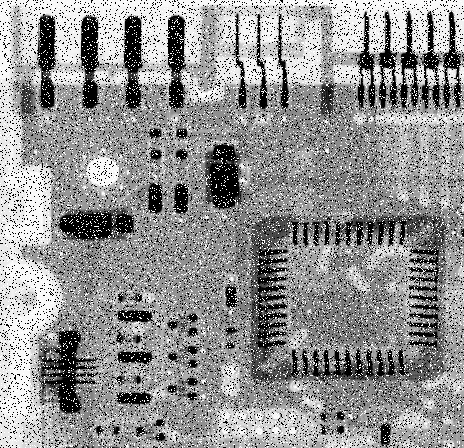
#> input picture vjezba4/circuitboard-saltandpep.tif, 464 x 448 px
$ python zadatak3.py
#> lines starting #> are read from the running program, lines starting #| are printed output that depends on the picture
# Na proizvodnoj liniji kamera slika tiskane pločice. Na navedenim pločicama kontrolira se kvaliteta lema komponenti. Zbog problema s analogno digitalnom pretvorbom došlo je do šuma na slici. Iz naveden slike potrebno je dobiti rubove prikazane primjerom kako bi se obavila daljina kontrola lema.

import cv2 as cv
from os.path import dirname

image = cv.imread(cv.samples.findFile(dirname(__file__) + "/circuitboard-saltandpep.tif"))
#> image is the input picture: shape (448, 464, 3); min 0, max 255, mean 146.2
circuitBoard = cv.cvtColor(image, cv.COLOR_BGR2GRAY)
cv.namedWindow('Circuit board edges')

img_blur = cv.blur(circuitBoard, (3,3))
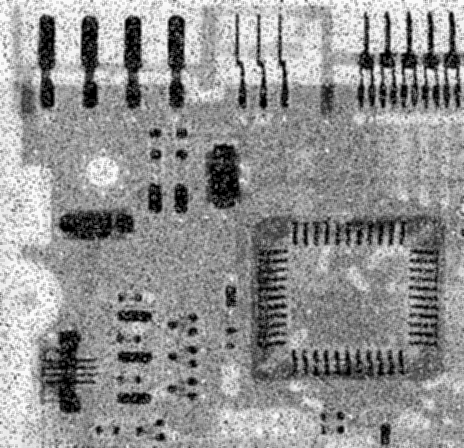
#> img_blur: shape (448, 464); min 0, max 253, mean 146.2
detected_edges = cv.Canny(img_blur, 100, 100, 5)
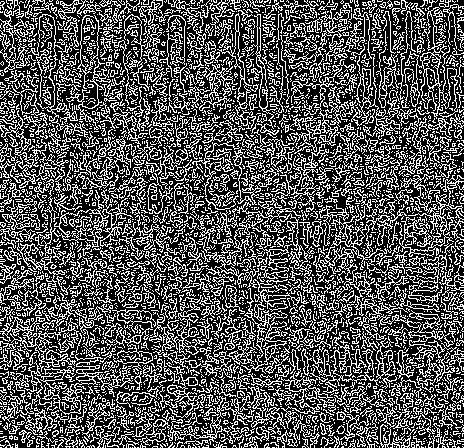
#> detected_edges: shape (448, 464); 33.4% white in thin lines or dots
mask = detected_edges != 0
#> mask: shape (448, 464) bool; 33.4% white in thin lines or dots
dst = image * (mask[:,:,None].astype(image.dtype))
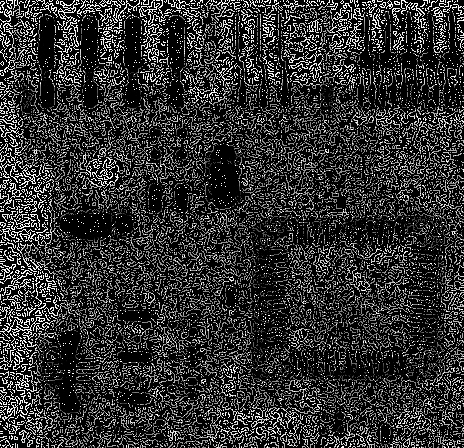
#> dst: shape (448, 464, 3); min 0, max 255, mean 49.7

cv.imshow('Circuit board edges', dst)
cv.waitKey()

$ run again, with vjezba4/floor.jpg saved as vjezba4/circuitboard-saltandpep.tif
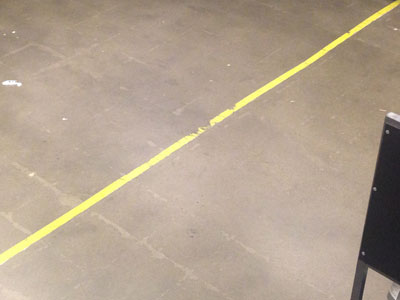
#> input picture vjezba4/floor.jpg, 400 x 300 px
#> image is the input picture: shape (300, 400, 3); mean B, G, R 143.9, 162, 178.8
#> `detected_edges = cv.Canny(img_blur, 100, 100, 5)`:
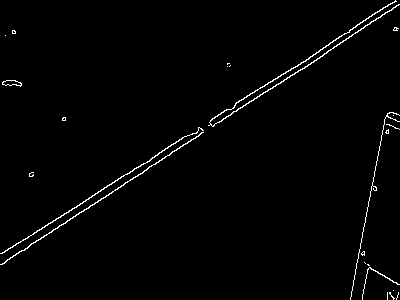
#> detected_edges: shape (300, 400); 1.5% white in thin lines or dots
#> mask: shape (300, 400) bool; 1.5% white in thin lines or dots
#> `dst = image * (mask[:,:,None].astype(image.dtype))`:
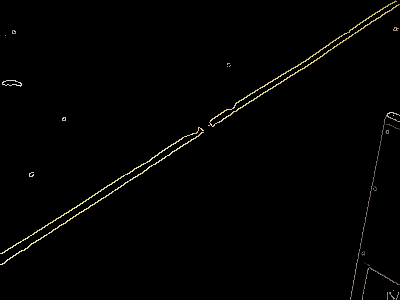
#> dst: shape (300, 400, 3); mean B, G, R 2, 2.7, 2.9
